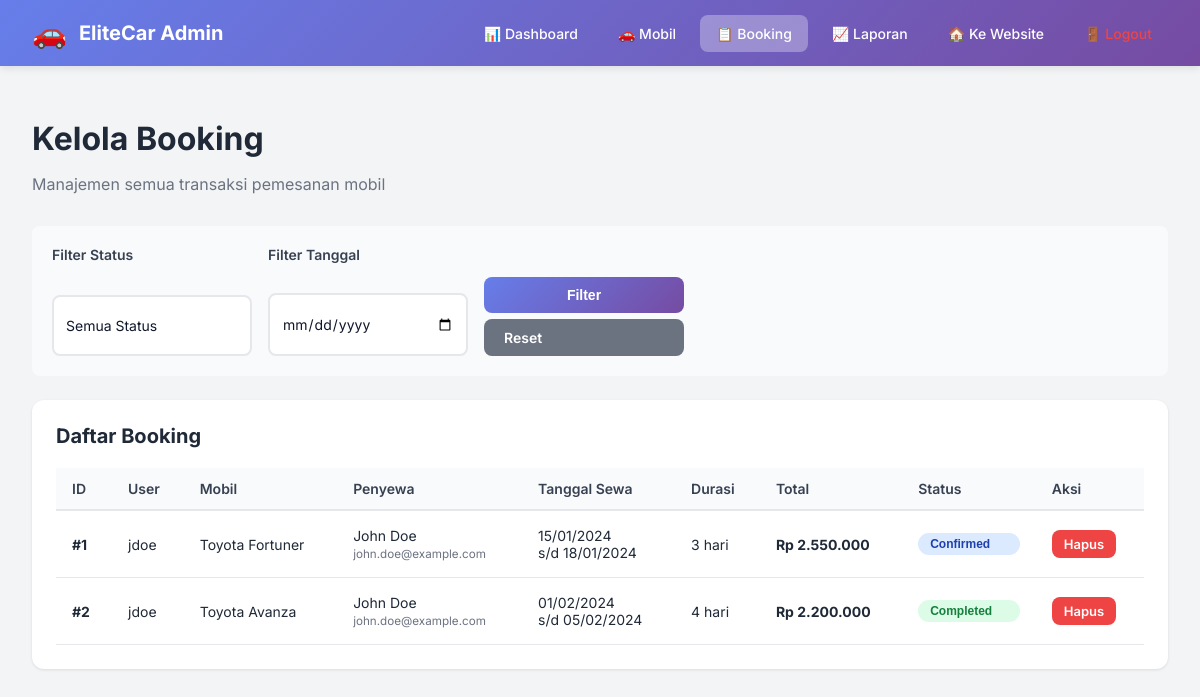
The app's page /admin/bookings.php (signed in) with its own data.
### tables this page shows
CREATE TABLE IF NOT EXISTS bookings (
    id INT AUTO_INCREMENT PRIMARY KEY,
    user_id INT NOT NULL,
    car_id INT NOT NULL,
    renter_name VARCHAR(100) NOT NULL,
    renter_email VARCHAR(100) NOT NULL,
    start_date DATE NOT NULL,
    end_date DATE NOT NULL,
    total_days INT NOT NULL,
    total_price DECIMAL(10, 2) NOT NULL,
    status ENUM('pending', 'confirmed', 'completed', 'cancelled') DEFAULT 'pending',
    created_at TIMESTAMP DEFAULT CURRENT_TIMESTAMP,
    updated_at TIMESTAMP DEFAULT CURRENT_TIMESTAMP ON UPDATE CURRENT_TIMESTAMP,
    FOREIGN KEY (user_id) REFERENCES users(id) ON DELETE CASCADE,
    FOREIGN KEY (car_id) REFERENCES cars(id) ON DELETE CASCADE,
    INDEX idx_user_id (user_id),
    INDEX idx_car_id (car_id),
    INDEX idx_status (status),
    INDEX idx_dates (start_date, end_date)
);

CREATE TABLE IF NOT EXISTS users (
    id INT AUTO_INCREMENT PRIMARY KEY,
    username VARCHAR(50) NOT NULL UNIQUE,
    email VARCHAR(100) NOT NULL UNIQUE,
    password VARCHAR(255) NOT NULL,
    full_name VARCHAR(100) NOT NULL,
    phone VARCHAR(20),
    role ENUM('customer', 'admin') DEFAULT 'customer' COMMENT 'User role: customer untuk pelanggan biasa, admin untuk pemilik/administrator',
    created_at TIMESTAMP DEFAULT CURRENT_TIMESTAMP,
    updated_at TIMESTAMP DEFAULT CURRENT_TIMESTAMP ON UPDATE CURRENT_TIMESTAMP,
    INDEX idx_username (username),
    INDEX idx_email (email),
    INDEX idx_role (role)
);

CREATE TABLE IF NOT EXISTS cars (
    id INT AUTO_INCREMENT PRIMARY KEY,
    name VARCHAR(100) NOT NULL,
    type ENUM('SUV', 'Sedan', 'Van') NOT NULL,
    price_per_day DECIMAL(10, 2) NOT NULL,
    image VARCHAR(255),
    description TEXT,
    is_available BOOLEAN DEFAULT TRUE,
    created_at TIMESTAMP DEFAULT CURRENT_TIMESTAMP,
    updated_at TIMESTAMP DEFAULT CURRENT_TIMESTAMP ON UPDATE CURRENT_TIMESTAMP,
    INDEX idx_type (type),
    INDEX idx_available (is_available)
);

### admin/bookings.php (the view, shortened to what this page needs)
<?php
$conn = getDBConnection();
$filter_date = $_GET['date'] ?? '';
$sql = "SELECT b.*, c.name as car_name, u.username, u.email as user_email
        FROM bookings b
        JOIN cars c ON b.car_id = c.id
        JOIN users u ON b.user_id = u.id
        WHERE 1=1";
$params = [];
$types = "";
$sql .= " ORDER BY b.created_at DESC";
if ($params) {
    $stmt = $conn->prepare($sql);
    $stmt->bind_param($types, ...$params);
    $stmt->execute();
    $bookings = $stmt->get_result();
    $stmt->close();
} else {
    $bookings = $conn->query($sql);
}
?>
<!DOCTYPE html>
<html lang="id">
<head>
    <link rel="stylesheet" href="../styles.css">
    <link rel="stylesheet" href="admin.css">
</head>
<body class="admin-body">
    <?php include 'admin_nav.php'; ?>
    <div class="admin-container">
        <div class="admin-header">
            <h1>Kelola Booking</h1>
            <p>Manajemen semua transaksi pemesanan mobil</p>
        </div>
        <div class="filter-form">
            <form method="GET" action="" style="display: flex; gap: 16px; width: 100%; flex-wrap: wrap;">
                <div class="form-group">
                    <label for="status">Filter Status</label>
                    <select id="status" name="status">
                        <option value="">Semua Status</option>
                    </select>
                </div>
                <div class="form-group">
                    <label for="date">Filter Tanggal</label>
                    <input type="date" id="date" name="date" value="<?php echo htmlspecialchars($filter_date); ?>">
                </div>
                <div class="form-group">
                    <label>&nbsp;</label>
                    <button type="submit" class="btn btn-primary">Filter</button>
                    <a href="bookings.php" class="btn" style="background: #6b7280; color: white;">Reset</a>
                </div>
            </form>
        </div>
        <div class="admin-section">
            <div class="section-header">
                <h2>Daftar Booking</h2>
            </div>
            <div class="table-container">
                <table class="admin-table">
                    <thead>
                        <tr>
                            <th>ID</th>
                            <th>User</th>
                            <th>Mobil</th>
                            <th>Penyewa</th>
                            <th>Tanggal Sewa</th>
                            <th>Durasi</th>
                            <th>Total</th>
                            <th>Status</th>
                            <th>Aksi</th>
                        </tr>
                    </thead>
                    <tbody>
                        <?php if ($bookings->num_rows > 0): ?>
                            <?php while ($booking = $bookings->fetch_assoc()): ?>
                                <tr>
                                    <td><strong>#<?php echo $booking['id']; ?></strong></td>
                                    <td><?php echo htmlspecialchars($booking['username']); ?></td>
                                    <td><?php echo htmlspecialchars($booking['car_name']); ?></td>
                                    <td>
                                        <?php echo htmlspecialchars($booking['renter_name']); ?><br>
                                        <small style="color: #6b7280;"><?php echo htmlspecialchars($booking['renter_email']); ?></small>
                                    </td>
                                    <td>
                                        <?php echo date('d/m/Y', strtotime($booking['start_date'])); ?><br>
                                        s/d <?php echo date('d/m/Y', strtotime($booking['end_date'])); ?>
                                    </td>
                                    <td><?php echo $booking['total_days']; ?> hari</td>
                                    <td><strong>Rp <?php echo number_format($booking['total_price'], 0, ',', '.'); ?></strong></td>
                                    <td>
                                        <select onchange="updateStatus(<?php echo $booking['id']; ?>, this.value)" class="badge badge-<?php echo $booking['status']; ?>" style="border: none; cursor: pointer;">
                                            <option value="confirmed" <?php echo $booking['status'] === 'confirmed' ? 'selected' : ''; ?>>Confirmed</option>
                                            <option value="completed" <?php echo $booking['status'] === 'completed' ? 'selected' : ''; ?>>Completed</option>
                                        </select>
                                    </td>
                                    <td>
                                        <a href="?delete=<?php echo $booking['id']; ?>" class="btn btn-danger btn-small" onclick="return confirm('Yakin ingin menghapus booking ini?')">Hapus</a>
                                    </td>
                                </tr>
                            <?php endwhile; ?>
                        <?php endif; ?>
                    </tbody>
                </table>
            </div>
        </div>
    </div>
</body>
</html>

### styles.css (style rules this page uses)
:root { --bg: #0D0D0D; --primary: #007BFF; --primary-hover: #0056CC; --surface: #ffffff; --text: #0f172a; --text-muted: #475569; --text-inverse: #ffffff; --brand-500: #1E90FF; --brand-600: #007BFF; --brand-700: #0056CC; --brand-50: #eaf4ff; --text-900: #0f172a; --text-600: #475569; --border: #e2e8f0; --card: #ffffff; --bg-dark: #0D0D0D; --bg-dark-2: #111111; --success: #16a34a; --danger: #dc2626; --chip-bg: #eef2f6; --chip-text: #0f172a; --shadow: 0 10px 20px rgba(2, 6, 23, 0.06), 0 2px 6px rgba(2, 6, 23, 0.05); --focus-ring: 0 0 0 4px rgba(0, 123, 255, 0.3); }
* { box-sizing: border-box; }
html { scroll-behavior: smooth; }
html, body { height: 100%; }
body { margin: 0; font-family: 'Inter', system-ui, -apple-system, Segoe UI, Roboto, Arial, sans-serif; color: var(--text-inverse); background: radial-gradient(1200px 800px at 110% -60%, rgba(0, 123, 255, .12), transparent), linear-gradient(180deg, var(--bg-dark), var(--bg-dark-2) 60%, #0b0b0b); }
.form-group { display: grid; gap: 6px; }
label { font-weight: 600; font-size: 14px; color: var(--text-900); }
input[type="text"], input[type="email"], select, input[type="date"] { appearance: none; width: 100%; padding: 10px 12px; border-radius: 10px; border: 1px solid var(--border); font-size: 14px; transition: border-color .2s ease, box-shadow .2s ease; background: #fff; color: var(--text-900); }
input::placeholder { color: #6b7280; }

### admin/admin.css (style rules this page uses)
.admin-body { background: #f3f4f6; font-family: 'Inter', sans-serif; margin: 0; padding: 0; }
.admin-container { max-width: 1400px; margin: 0 auto; padding: 32px; }
.admin-header { margin-bottom: 32px; }
.admin-header h1 { font-size: 32px; font-weight: 700; color: #1f2937; margin-bottom: 8px; }
.admin-header p { color: #6b7280; font-size: 16px; }
.admin-section { background: white; border-radius: 12px; padding: 24px; box-shadow: 0 1px 3px rgba(0, 0, 0, 0.1); margin-bottom: 24px; }
.section-header { display: flex; justify-content: space-between; align-items: center; margin-bottom: 20px; }
.section-header h2 { font-size: 20px; font-weight: 700; color: #1f2937; margin: 0; }
.table-container { overflow-x: auto; }
.admin-table { width: 100%; border-collapse: collapse; }
.admin-table thead { background: #f9fafb; }
.admin-table th { padding: 12px 16px; text-align: left; font-weight: 600; color: #374151; font-size: 14px; border-bottom: 2px solid #e5e7eb; }
.admin-table td { padding: 16px; border-bottom: 1px solid #e5e7eb; color: #1f2937; font-size: 14px; }
.badge { padding: 4px 12px; border-radius: 12px; font-size: 12px; font-weight: 600; display: inline-block; }
.badge-confirmed { background: #dbeafe; color: #1e40af; }
.badge-completed { background: #dcfce7; color: #15803d; }
.btn { padding: 10px 20px; border-radius: 8px; font-weight: 600; text-decoration: none; display: inline-block; transition: all 0.2s; cursor: pointer; border: none; font-size: 14px; }
.btn-primary { background: linear-gradient(135deg, #667eea 0%, #764ba2 100%); color: white; }
.btn-danger { background: #ef4444; color: white; }
.btn-small { padding: 6px 12px; font-size: 13px; }
.form-group { margin-bottom: 20px; }
.form-group label { display: block; font-weight: 600; color: #374151; margin-bottom: 8px; font-size: 14px; }
.form-group input, .form-group select, .form-group textarea { width: 100%; padding: 12px; border: 2px solid #e5e7eb; border-radius: 8px; font-family: inherit; font-size: 14px; transition: border-color 0.2s; }
.filter-form { background: #f9fafb; padding: 20px; border-radius: 8px; margin-bottom: 24px; display: flex; gap: 16px; flex-wrap: wrap; align-items: end; }
.filter-form .form-group { margin-bottom: 0; min-width: 200px; }

### records on screen
bookings: id "1", user.username "jdoe", car.name "Toyota Fortuner", renter_name "John Doe", renter_email "john.doe@example.com", start_date "15/01/2024", end_date "18/01/2024", total_days "3", total_price "2.550.000", status+id "Confirmed"
bookings: id "2", user.username "jdoe", car.name "Toyota Avanza", renter_name "John Doe", renter_email "john.doe@example.com", start_date "01/02/2024", end_date "05/02/2024", total_days "4", total_price "2.200.000", status+id "Completed"
